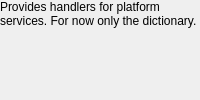
<?xml version="1.0" encoding="UTF-8"?>
<ui version="4.0">
 <class>ConfigWidget</class>
 <widget class="QWidget" name="ConfigWidget">
  <layout class="QVBoxLayout">
   <property name="leftMargin">
    <number>0</number>
   </property>
   <property name="topMargin">
    <number>0</number>
   </property>
   <property name="rightMargin">
    <number>0</number>
   </property>
   <property name="bottomMargin">
    <number>0</number>
   </property>
   <item>
    <widget class="QLabel" name="label">
     <property name="text">
      <string>&lt;html&gt;
&lt;head/&gt;
&lt;body&gt;
&lt;p&gt;Provides handlers for platform services. For now only the dictionary.&lt;/p&gt;
&lt;/body&gt;
&lt;/html&gt;</string>
     </property>
     <property name="wordWrap">
      <bool>true</bool>
     </property>
    </widget>
   </item>
   <item>
    <spacer name="verticalSpacer">
     <property name="orientation">
      <enum>Qt::Vertical</enum>
     </property>
     <property name="sizeHint" stdset="0">
      <size>
       <width>0</width>
       <height>0</height>
      </size>
     </property>
    </spacer>
   </item>
  </layout>
 </widget>
 <resources/>
 <connections/>
</ui>
